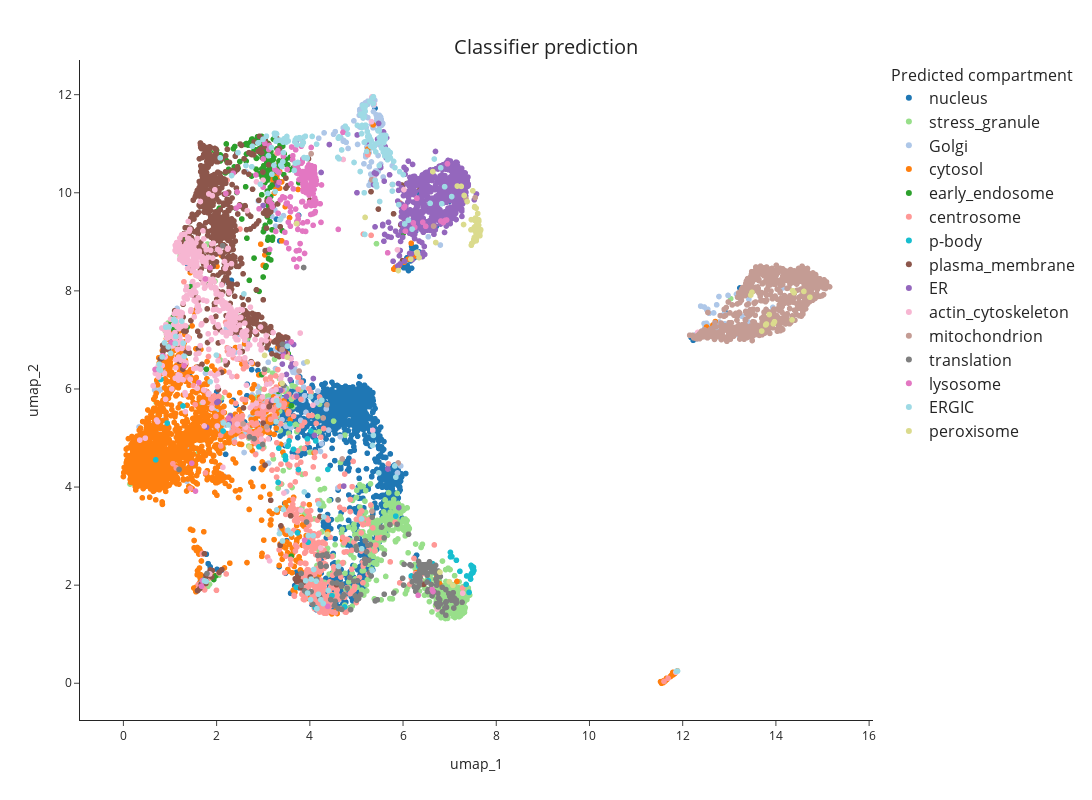

The notebook cell this image was saved under:
### Code cell
fig2 = px.scatter(
            umap_table,
            x="umap_1",
            y="umap_2",
            hover_name='Gene_name_canonical',
            color="organelle_pred",
            #color_continuous_scale=px.colors.cyclical.mygbm[: -1], # small palette (Kibeom)
            #color_discrete_sequence=px.colors.qualitative.Dark24, # Duo: expand the color palette # for more options, see https://plotly.com/python/discrete-color/
            color_discrete_map = color_mapping_pred, # Duo: expand the color palette # for more options, see https://plotly.com/python/discrete-color/
            hover_data=None,
            template='simple_white')
fig2.update_traces(marker=dict(size=6))
fig2.update(layout_coloraxis_showscale=False)
fig2.update_layout(width=1200, height=800)
fig2.update_layout(title_text=f"Classifier prediction", title_x=0.5, title_y=0.95, title_font_size=20)
fig2.update_legends(title_text='Predicted compartment', title_font_size=16, font_size=16)

pio.write_html(fig1, file=plot_dir / f"{timestamp}_UMAP_predicted_compartment.html", auto_open=False)
fig2

### Figure 1 — Plotly figure (JSON) as saved in the notebook; plotly's stock layout.template omitted (floating-point values rounded to 4 significant figures; data arrays with more than 128 entries replaced by an {"elided": "..."} marker saying what was removed)
{"data": [{"hovertemplate": "<b>%{hovertext}</b><br><br>organelle_pred=nucleus<br>umap_1=%{x}<br>umap_2=%{y}<extra></extra>", "hovertext": {"elided": "1386 str values"}, "legendgroup": "nucleus", "marker": {"color": "#1f77b4", "size": 6, "symbol": "circle"}, "mode": "markers", "name": "nucleus", "showlegend": true, "type": "scattergl", "x": {"elided": "1386 float values"}, "xaxis": "x", "y": {"elided": "1386 float values"}, "yaxis": "y"}, {"hovertemplate": "<b>%{hovertext}</b><br><br>organelle_pred=stress_granule<br>umap_1=%{x}<br>umap_2=%{y}<extra></extra>", "hovertext": {"elided": "636 str values"}, "legendgroup": "stress_granule", "marker": {"color": "#98df8a", "size": 6, "symbol": "circle"}, "mode": "markers", "name": "stress_granule", "showlegend": true, "type": "scattergl", "x": {"elided": "636 float values"}, "xaxis": "x", "y": {"elided": "636 float values"}, "yaxis": "y"}, {"hovertemplate": "<b>%{hovertext}</b><br><br>organelle_pred=Golgi<br>umap_1=%{x}<br>umap_2=%{y}<extra></extra>", "hovertext": {"elided": "321 str values"}, "legendgroup": "Golgi", "marker": {"color": "#aec7e8", "size": 6, "symbol": "circle"}, "mode": "markers", "name": "Golgi", "showlegend": true, "type": "scattergl", "x": {"elided": "321 float values"}, "xaxis": "x", "y": {"elided": "321 float values"}, "yaxis": "y"}, {"hovertemplate": "<b>%{hovertext}</b><br><br>organelle_pred=cytosol<br>umap_1=%{x}<br>umap_2=%{y}<extra></extra>", "hovertext": {"elided": "1910 str values"}, "legendgroup": "cytosol", "marker": {"color": "#ff7f0e", "size": 6, "symbol": "circle"}, "mode": "markers", "name": "cytosol", "showlegend": true, "type": "scattergl", "x": {"elided": "1910 float values"}, "xaxis": "x", "y": {"elided": "1910 float values"}, "yaxis": "y"}, {"hovertemplate": "<b>%{hovertext}</b><br><br>organelle_pred=early_endosome<br>umap_1=%{x}<br>umap_2=%{y}<extra></extra>", "hovertext": {"elided": "231 str values"}, "legendgroup": "early_endosome", "marker": {"color": "#2ca02c", "size": 6, "symbol": "circle"}, "mode": "markers", "name": "early_endosome", "showlegend": true, "type": "scattergl", "x": {"elided": "231 float values"}, "xaxis": "x", "y": {"elided": "231 float values"}, "yaxis": "y"}, {"hovertemplate": "<b>%{hovertext}</b><br><br>organelle_pred=centrosome<br>umap_1=%{x}<br>umap_2=%{y}<extra></extra>", "hovertext": {"elided": "586 str values"}, "legendgroup": "centrosome", "marker": {"color": "#ff9896", "size": 6, "symbol": "circle"}, "mode": "markers", "name": "centrosome", "showlegend": true, "type": "scattergl", "x": {"elided": "586 float values"}, "xaxis": "x", "y": {"elided": "586 float values"}, "yaxis": "y"}, {"hovertemplate": "<b>%{hovertext}</b><br><br>organelle_pred=p-body<br>umap_1=%{x}<br>umap_2=%{y}<extra></extra>", "hovertext": ["PRKRIP1", "SAMD4B", "EIF4ENIF1", "TRIM26", "LSM5", "TOPORS", "LSM1", "DOT1L", "SART3", "MED29", "NFATC3", "FAM98C", "FBXW11", "ZNF217", "HECTD4", "ASDURF", "L1RE1", "GARRE1", "ERI3", "CLUH", "RPP40", "DDX6", "IGHMBP2", "CSNK1D", "RPIA", "AMPH", "LSM3", "LSM6", "FHL2", "PTPN14", "KNOP1", "TRIM71", "ZNF330", "LSM14B", "TUT7", "EDC4", "Q6ZMY0[p]", "PATL1", "DCP2", "DCP1B", "XRN1", "LSM14A", "COP1", "SMG7", "RAD54L", "EDC3", "TUBB6", "RIOK2", "EEF1D", "LSM14B", "YTHDC2", "SMURF2", "DCP1A", "LSM7", "SMG5", "KLHL20", "LSM2", "MARF1", "LSM4", "HLA-C"], "legendgroup": "p-body", "marker": {"color": "#17becf", "size": 6, "symbol": "circle"}, "mode": "markers", "name": "p-body", "showlegend": true, "type": "scattergl", "x": [3.48, 7.071, 7.473, 3.572, 7.145, 3.471, 7.482, 6.634, 3.319, 4.386, 3.525, 6.357, 4.023, 6.371, 1.671, 2.909, 7.417, 1.751, 3.947, 2.139, 6.176, 7.449, 6.542, 3.962, 0.8045, 0.9394, 7.049, 7.017, 3.756, 3.708, 4.747, 3.434, 0.6938, 7.365, 6.337, 7.52, 7.22, 7.486, 7.504, 7.51, 7.501, 7.467, 3.555, 7.353, 3.477, 7.498, 1.279, 4.113, 4.128, 4.475, 7.442, 3.735, 7.497, 3.54, 3.334, 3.651, 7.019, 7.459, 5.844, 6.651], "xaxis": "x", "y": [4.561, 1.702, 2.242, 5.289, 2.507, 4.637, 2.359, 2.438, 4.095, 4.359, 4.83, 2.383, 5.143, 9.352, 2.025, 4.82, 1.852, 2.126, 4.984, 5.143, 2.188, 2.124, 2.091, 2.876, 6.194, 5.304, 2.582, 2.668, 4.357, 1.956, 1.555, 6.93, 4.555, 2.187, 2.385, 2.3, 2.282, 2.381, 2.351, 2.365, 2.256, 2.232, 4.94, 2.016, 4.618, 2.321, 5.653, 1.544, 4.94, 1.786, 2.162, 3.066, 2.328, 4.849, 4.792, 4.769, 2.577, 2.403, 3.408, 9.753], "yaxis": "y"}, {"hovertemplate": "<b>%{hovertext}</b><br><br>organelle_pred=plasma_membrane<br>umap_1=%{x}<br>umap_2=%{y}<extra></extra>", "hovertext": {"elided": "785 str values"}, "legendgroup": "plasma_membrane", "marker": {"color": "#8c564b", "size": 6, "symbol": "circle"}, "mode": "markers", "name": "plasma_membrane", "showlegend": true, "type": "scattergl", "x": {"elided": "785 float values"}, "xaxis": "x", "y": {"elided": "785 float values"}, "yaxis": "y"}, {"hovertemplate": "<b>%{hovertext}</b><br><br>organelle_pred=ER<br>umap_1=%{x}<br>umap_2=%{y}<extra></extra>", "hovertext": {"elided": "681 str values"}, "legendgroup": "ER", "marker": {"color": "#9467bd", "size": 6, "symbol": "circle"}, "mode": "markers", "name": "ER", "showlegend": true, "type": "scattergl", "x": {"elided": "681 float values"}, "xaxis": "x", "y": {"elided": "681 float values"}, "yaxis": "y"}, {"hovertemplate": "<b>%{hovertext}</b><br><br>organelle_pred=actin_cytoskeleton<br>umap_1=%{x}<br>umap_2=%{y}<extra></extra>", "hovertext": {"elided": "447 str values"}, "legendgroup": "actin_cytoskeleton", "marker": {"color": "#f7b6d2", "size": 6, "symbol": "circle"}, "mode": "markers", "name": "actin_cytoskeleton", "showlegend": true, "type": "scattergl", "x": {"elided": "447 float values"}, "xaxis": "x", "y": {"elided": "447 float values"}, "yaxis": "y"}, {"hovertemplate": "<b>%{hovertext}</b><br><br>organelle_pred=mitochondrion<br>umap_1=%{x}<br>umap_2=%{y}<extra></extra>", "hovertext": {"elided": "796 str values"}, "legendgroup": "mitochondrion", "marker": {"color": "#c49c94", "size": 6, "symbol": "circle"}, "mode": "markers", "name": "mitochondrion", "showlegend": true, "type": "scattergl", "x": {"elided": "796 float values"}, "xaxis": "x", "y": {"elided": "796 float values"}, "yaxis": "y"}, {"hovertemplate": "<b>%{hovertext}</b><br><br>organelle_pred=translation<br>umap_1=%{x}<br>umap_2=%{y}<extra></extra>", "hovertext": {"elided": "174 str values"}, "legendgroup": "translation", "marker": {"color": "#7f7f7f", "size": 6, "symbol": "circle"}, "mode": "markers", "name": "translation", "showlegend": true, "type": "scattergl", "x": {"elided": "174 float values"}, "xaxis": "x", "y": {"elided": "174 float values"}, "yaxis": "y"}, {"hovertemplate": "<b>%{hovertext}</b><br><br>organelle_pred=lysosome<br>umap_1=%{x}<br>umap_2=%{y}<extra></extra>", "hovertext": {"elided": "222 str values"}, "legendgroup": "lysosome", "marker": {"color": "#e377c2", "size": 6, "symbol": "circle"}, "mode": "markers", "name": "lysosome", "showlegend": true, "type": "scattergl", "x": {"elided": "222 float values"}, "xaxis": "x", "y": {"elided": "222 float values"}, "yaxis": "y"}, {"hovertemplate": "<b>%{hovertext}</b><br><br>organelle_pred=ERGIC<br>umap_1=%{x}<br>umap_2=%{y}<extra></extra>", "hovertext": {"elided": "222 str values"}, "legendgroup": "ERGIC", "marker": {"color": "#9edae5", "size": 6, "symbol": "circle"}, "mode": "markers", "name": "ERGIC", "showlegend": true, "type": "scattergl", "x": {"elided": "222 float values"}, "xaxis": "x", "y": {"elided": "222 float values"}, "yaxis": "y"}, {"hovertemplate": "<b>%{hovertext}</b><br><br>organelle_pred=peroxisome<br>umap_1=%{x}<br>umap_2=%{y}<extra></extra>", "hovertext": ["PEX26", "ACAA1", "PEX11B", "TMEM120A", "PNPLA8", "LACTB2", "ACOX1", "RIDA", "FAR2", "CDK2", "PEX6", "PEX12", "SELENOT", "SLAIN1", "DHRS7B", "PEX19", "PEX5", "HSD17B4", "HARS2", "G6PD", "SCP2", "CAT", "ACBD5", "PTTG1IP", "ACSL1", "NUDT19", "FAR1", "B3KMU8[p];B3KM26[p]", "B4DI68[p]", "B4DL07[p]", "DCAF8", "AGPS", "ACOT8", "PHYH", "GNPAT", "ACOX3", "SYNGR3", "SLC25A17", "PEX1", "PFDN1", "PEX14", "BRI3", "GSR", "ABCD3", "ITPRID2", "PEX2", "ABCD1", "EPHX2", "HK2", "PEX3", "DCAF7", "BAX", "EHHADH", "G6PD", "NME3", "HAGH", "TYSND1", "DECR2", "GSTK1", "ECI2", "DHRS13", "ACAD11", "TMEM135", "LONP2", "KATNAL2", "RTKN2", "GPD1L", "PTGR3", "TMEM131", "ALG3", "PEX13", "MTARC2", "ISOC1", "PAFAH2", "NUDT12", "DHRS4", "RPP25", "PECR", "TBL1XR1", "PXMP2", "HACL1", "CROT", "PEX16", "PRDX5"], "legendgroup": "peroxisome", "marker": {"color": "#dbdb8d", "size": 6, "symbol": "circle"}, "mode": "markers", "name": "peroxisome", "showlegend": true, "type": "scattergl", "x": [7.63, 7.542, 7.465, 7.25, 7.53, 13.95, 7.611, 13.86, 7.664, 3.03, 7.534, 7.622, 7.164, 3.943, 7.497, 5.899, 7.466, 7.574, 13.97, 6.343, 7.52, 7.533, 7.575, 14.73, 7.537, 13.7, 7.571, 3.515, 7.53, 7.517, 6.701, 7.581, 7.622, 7.569, 7.579, 7.662, 5.186, 7.621, 7.569, 6.792, 7.566, 3.719, 13.46, 7.559, 6.638, 7.649, 7.572, 7.476, 13.49, 7.544, 4.377, 14.39, 7.619, 6.167, 14.6, 13.8, 7.657, 7.568, 7.458, 7.513, 7.375, 7.604, 7.587, 7.646, 6.304, 3.404, 7.299, 13.78, 7.311, 6.993, 7.627, 14.35, 6.296, 7.554, 7.602, 7.535, 7.07, 7.583, 2.707, 7.532, 7.573, 7.619, 7.554, 14.36], "xaxis": "x", "y": [9.136, 9.278, 9.452, 10.13, 9.298, 7.328, 9.166, 7.517, 9.25, 6.684, 9.025, 9.146, 10.14, 6.553, 10.04, 8.414, 8.931, 9.063, 7.371, 8.678, 9.05, 9.235, 9.317, 7.871, 9.718, 7.18, 9.21, 6.65, 9.089, 9.005, 8.986, 9.099, 9.45, 9.686, 9.185, 9.231, 9.499, 9.339, 9.02, 2.265, 9.166, 9.373, 7.914, 9.11, 10.43, 9.124, 9.045, 8.967, 7.971, 9.434, 3.038, 7.962, 9.428, 8.647, 7.989, 7.324, 9.23, 9.331, 9.245, 9.248, 9.821, 9.453, 9.119, 9.191, 8.761, 6.116, 9.352, 7.306, 9.945, 2.07, 9.423, 7.409, 8.782, 9.049, 9.578, 9.704, 1.996, 9.291, 4.816, 9.067, 9.195, 9.149, 9.485, 8.004], "yaxis": "y"}], "layout": {"coloraxis": {"showscale": false}, "height": 800, "legend": {"font": {"size": 16}, "title": {"font": {"size": 16}, "text": "Predicted compartment"}, "tracegroupgap": 0}, "margin": {"t": 60}, "title": {"font": {"size": 20}, "text": "Classifier prediction", "x": 0.5, "y": 0.95}, "width": 1200, "xaxis": {"anchor": "y", "domain": [0, 1], "title": {"text": "umap_1"}}, "yaxis": {"anchor": "x", "domain": [0, 1], "title": {"text": "umap_2"}}}}
